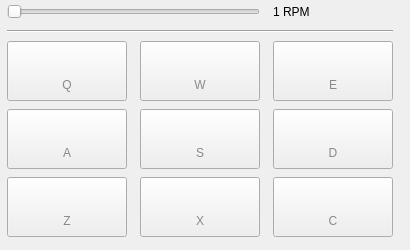
             <widget class="QWidget" name="Tab_KeyBoard">
              <attribute name="title">
               <string>KeyBoard</string>
              </attribute>
              <widget class="QWidget" name="gridLayoutWidget_3">
               <property name="geometry">
                <rect>
                 <x>0</x>
                 <y>0</y>
                 <width>401</width>
                 <height>241</height>
                </rect>
               </property>
               <layout class="QGridLayout" name="KeyBoard_GridLayout">
                <item row="4" column="2">
                 <widget class="QPushButton" name="Control_Btn_RB">
                  <property name="minimumSize">
                   <size>
                    <width>120</width>
                    <height>50</height>
                   </size>
                  </property>
                  <property name="maximumSize">
                   <size>
                    <width>120</width>
                    <height>60</height>
                   </size>
                  </property>
                  <property name="styleSheet">
                   <string notr="true">color: rgb(136, 138, 133);</string>
                  </property>
                  <property name="text">
                   <string>

C</string>
                  </property>
                  <property name="icon">
                   <iconset resource="../resource/resource.qrc">
                    <normaloff>:/control/images/Back_Right.png</normaloff>:/control/images/Back_Right.png</iconset>
                  </property>
                  <property name="iconSize">
                   <size>
                    <width>60</width>
                    <height>60</height>
                   </size>
                  </property>
                 </widget>
                </item>
                <item row="4" column="0">
                 <widget class="QPushButton" name="Control_Btn_LB">
                  <property name="sizePolicy">
                   <sizepolicy hsizetype="Minimum" vsizetype="Fixed">
                    <horstretch>0</horstretch>
                    <verstretch>0</verstretch>
                   </sizepolicy>
                  </property>
                  <property name="minimumSize">
                   <size>
                    <width>120</width>
                    <height>50</height>
                   </size>
                  </property>
                  <property name="maximumSize">
                   <size>
                    <width>120</width>
                    <height>60</height>
                   </size>
                  </property>
                  <property name="styleSheet">
                   <string notr="true">color: rgb(136, 138, 133);</string>
                  </property>
                  <property name="text">
                   <string>

Z</string>
                  </property>
                  <property name="icon">
                   <iconset resource="../resource/resource.qrc">
                    <normaloff>:/control/images/Back_Left.png</normaloff>:/control/images/Back_Left.png</iconset>
                  </property>
                  <property name="iconSize">
                   <size>
                    <width>60</width>
                    <height>60</height>
                   </size>
                  </property>
                 </widget>
                </item>
                <item row="0" column="0" colspan="2">
                 <widget class="QSlider" name="Control_Slider_FSpeed">
                  <property name="minimum">
                   <number>1</number>
                  </property>
                  <property name="maximum">
                   <number>30</number>
                  </property>
                  <property name="pageStep">
                   <number>1</number>
                  </property>
                  <property name="orientation">
                   <enum>Qt::Horizontal</enum>
                  </property>
                  <property name="invertedControls">
                   <bool>true</bool>
                  </property>
                 </widget>
                </item>
                <item row="2" column="2">
                 <widget class="QPushButton" name="Control_Btn_RF">
                  <property name="minimumSize">
                   <size>
                    <width>120</width>
                    <height>50</height>
                   </size>
                  </property>
                  <property name="maximumSize">
                   <size>
                    <width>120</width>
                    <height>60</height>
                   </size>
                  </property>
                  <property name="styleSheet">
                   <string notr="true">color: rgb(136, 138, 133);</string>
                  </property>
                  <property name="text">
                   <string>

E</string>
                  </property>
                  <property name="icon">
                   <iconset resource="../resource/resource.qrc">
                    <normaloff>:/control/images/For_Right.png</normaloff>:/control/images/For_Right.png</iconset>
                  </property>
                  <property name="iconSize">
                   <size>
                    <width>60</width>
                    <height>60</height>
                   </size>
                  </property>
                 </widget>
                </item>
                <item row="2" column="0">
                 <widget class="QPushButton" name="Control_Btn_LF">
                  <property name="sizePolicy">
                   <sizepolicy hsizetype="Minimum" vsizetype="Fixed">
                    <horstretch>0</horstretch>
                    <verstretch>0</verstretch>
                   </sizepolicy>
                  </property>
                  <property name="minimumSize">
                   <size>
                    <width>120</width>
                    <height>50</height>
                   </size>
                  </property>
                  <property name="maximumSize">
                   <size>
                    <width>120</width>
                    <height>60</height>
                   </size>
                  </property>
                  <property name="styleSheet">
                   <string notr="true">color: rgb(136, 138, 133);</string>
                  </property>
                  <property name="text">
                   <string>

Q</string>
                  </property>
                  <property name="icon">
                   <iconset resource="../resource/resource.qrc">
                    <normaloff>:/control/images/For_Left.png</normaloff>:/control/images/For_Left.png</iconset>
                  </property>
                  <property name="iconSize">
                   <size>
                    <width>60</width>
                    <height>60</height>
                   </size>
                  </property>
                 </widget>
                </item>
                <item row="0" column="2">
                 <widget class="QLabel" name="Control_Label_FSpeed">
                  <property name="sizePolicy">
                   <sizepolicy hsizetype="Minimum" vsizetype="Minimum">
                    <horstretch>0</horstretch>
                    <verstretch>0</verstretch>
                   </sizepolicy>
                  </property>
                  <property name="minimumSize">
                   <size>
                    <width>100</width>
                    <height>20</height>
                   </size>
                  </property>
                  <property name="maximumSize">
                   <size>
                    <width>100</width>
                    <height>20</height>
                   </size>
                  </property>
                  <property name="text">
                   <string>1 RPM</string>
                  </property>
                 </widget>
                </item>
                <item row="3" column="2">
                 <widget class="QPushButton" name="Control_Btn_RS">
                  <property name="minimumSize">
                   <size>
                    <width>120</width>
                    <height>50</height>
                   </size>
                  </property>
                  <property name="maximumSize">
                   <size>
                    <width>120</width>
                    <height>60</height>
                   </size>
                  </property>
                  <property name="styleSheet">
                   <string notr="true">color: rgb(136, 138, 133);</string>
                  </property>
                  <property name="text">
                   <string>

D</string>
                  </property>
                  <property name="icon">
                   <iconset resource="../resource/resource.qrc">
                    <normaloff>:/control/images/Self_Right.png</normaloff>:/control/images/Self_Right.png</iconset>
                  </property>
                  <property name="iconSize">
                   <size>
                    <width>60</width>
                    <height>60</height>
                   </size>
                  </property>
                 </widget>
                </item>
                <item row="3" column="0">
                 <widget class="QPushButton" name="Control_Btn_LS">
                  <property name="sizePolicy">
                   <sizepolicy hsizetype="Minimum" vsizetype="Fixed">
                    <horstretch>0</horstretch>
                    <verstretch>0</verstretch>
                   </sizepolicy>
                  </property>
                  <property name="minimumSize">
                   <size>
                    <width>120</width>
                    <height>50</height>
                   </size>
                  </property>
                  <property name="maximumSize">
                   <size>
                    <width>120</width>
                    <height>60</height>
                   </size>
                  </property>
                  <property name="styleSheet">
                   <string notr="true">color: rgb(136, 138, 133);</string>
                  </property>
                  <property name="text">
                   <string>

A</string>
                  </property>
                  <property name="icon">
                   <iconset resource="../resource/resource.qrc">
                    <normaloff>:/control/images/Self_Left.png</normaloff>:/control/images/Self_Left.png</iconset>
                  </property>
                  <property name="iconSize">
                   <size>
                    <width>60</width>
                    <height>60</height>
                   </size>
                  </property>
                 </widget>
                </item>
                <item row="4" column="1">
                 <widget class="QPushButton" name="Control_Btn_SB">
                  <property name="minimumSize">
                   <size>
                    <width>120</width>
                    <height>50</height>
                   </size>
                  </property>
                  <property name="maximumSize">
                   <size>
                    <width>120</width>
                    <height>60</height>
                   </size>
                  </property>
                  <property name="styleSheet">
                   <string notr="true">color: rgb(136, 138, 133);</string>
                  </property>
                  <property name="text">
                   <string>

X</string>
                  </property>
                  <property name="icon">
                   <iconset resource="../resource/resource.qrc">
                    <normaloff>:/control/images/Backward.png</normaloff>:/control/images/Backward.png</iconset>
                  </property>
                  <property name="iconSize">
                   <size>
                    <width>60</width>
                    <height>60</height>
                   </size>
                  </property>
                 </widget>
                </item>
                <item row="2" column="1">
                 <widget class="QPushButton" name="Control_Btn_SF">
                  <property name="minimumSize">
                   <size>
                    <width>120</width>
                    <height>50</height>
                   </size>
                  </property>
                  <property name="maximumSize">
                   <size>
                    <width>120</width>
                    <height>60</height>
                   </size>
                  </property>
                  <property name="styleSheet">
                   <string notr="true">color: rgb(136, 138, 133);</string>
                  </property>
                  <property name="text">
                   <string>

W</string>
                  </property>
                  <property name="icon">
                   <iconset resource="../resource/resource.qrc">
                    <normaloff>:/control/images/Forward.png</normaloff>:/control/images/Forward.png</iconset>
                  </property>
                  <property name="iconSize">
                   <size>
                    <width>60</width>
                    <height>60</height>
                   </size>
                  </property>
                 </widget>
                </item>
                <item row="3" column="1">
                 <widget class="QPushButton" name="Control_Btn_SS">
                  <property name="minimumSize">
                   <size>
                    <width>120</width>
                    <height>50</height>
                   </size>
                  </property>
                  <property name="maximumSize">
                   <size>
                    <width>120</width>
                    <height>60</height>
                   </size>
                  </property>
                  <property name="styleSheet">
                   <string notr="true">color: rgb(136, 138, 133);</string>
                  </property>
                  <property name="text">
                   <string>

S</string>
                  </property>
                  <property name="icon">
                   <iconset resource="../resource/resource.qrc">
                    <normaloff>:/control/images/Stop.png</normaloff>:/control/images/Stop.png</iconset>
                  </property>
                  <property name="iconSize">
                   <size>
                    <width>60</width>
                    <height>60</height>
                   </size>
                  </property>
                 </widget>
                </item>
                <item row="1" column="0" colspan="3">
                 <widget class="Line" name="line">
                  <property name="orientation">
                   <enum>Qt::Horizontal</enum>
                  </property>
                 </widget>
                </item>
               </layout>
              </widget>
             </widget>
